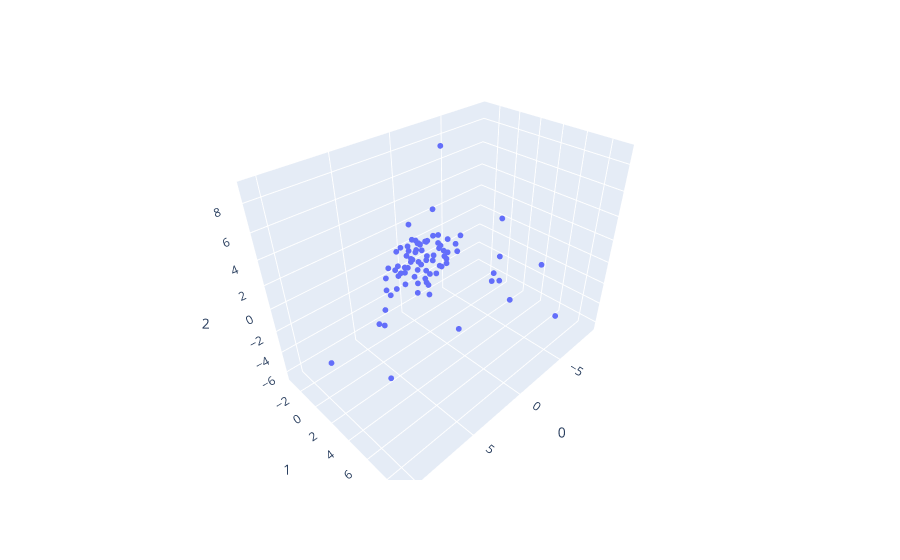

Notebook cell for this chart:
### Code cell
pca = PCA(n_components=0.9, random_state=r_seed)
X_pca = pca.fit_transform(X_scaled)

fig = px.scatter_3d(
    X_pca, x=0, y=1, z=2,
    labels={'color': 'species'}
)
fig.update_traces(marker_size=2)
fig.show()
